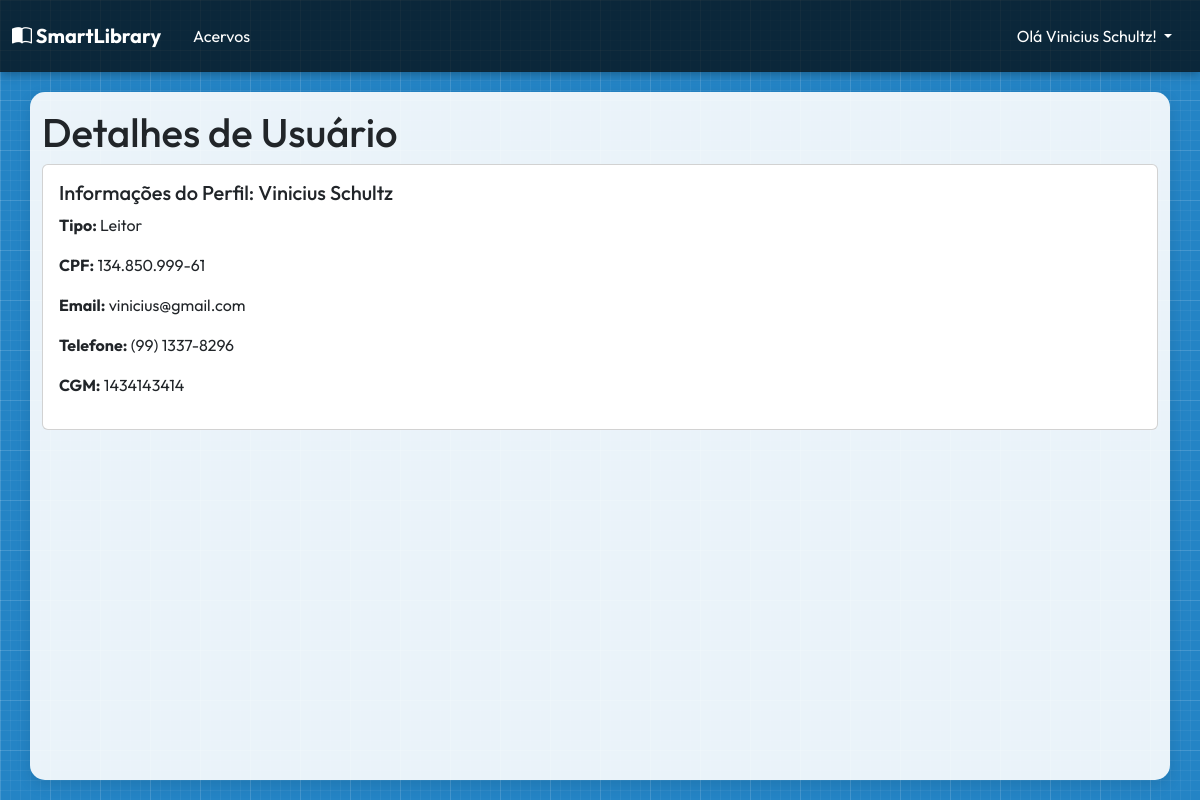
The page /user/detail/2 (signed in) on the database its author committed.
### user/models.py (models this page shows, shortened)
class User(AbstractUser):
    LEITOR = 0
    FUNCIONARIO = 1
    BIBLIOTECARIO = 2
    STATUS_ATIVO = 0
    STATUS_BLOQUEADO = 1
    STATUS_SUSPENSO = 2
    USERS_TYPES_LIST = [
        (LEITOR, "Leitor"),
        (FUNCIONARIO, "Funcionário"),
        (BIBLIOTECARIO, "Bibliotecário"),
    ]
    STATUS_CHOICES = [
        (STATUS_ATIVO, "Ativo"),
        (STATUS_BLOQUEADO, "Bloqueado"),
        (STATUS_SUSPENSO, "Suspenso"),
    ]
    type_user = models.PositiveSmallIntegerField(
        choices=USERS_TYPES_LIST, default=LEITOR, verbose_name="Tipo de Usuário"
    )
    status = models.PositiveSmallIntegerField(
        choices=STATUS_CHOICES, default=STATUS_ATIVO, verbose_name="Status"
    )
    last_modified_by = models.ForeignKey(
        "self",
        on_delete=models.SET_NULL,
        null=True,
        blank=True,
        related_name="modifier",
    )
    username = models.CharField(
        max_length=150,
        unique=True,
        verbose_name="Nome Completo",
        validators=[validate_name],
        help_text="Digite seu nome e sobrenome com letra maiúscula no começo",
    )
    cpf = models.CharField(
        max_length=11,
        unique=True,
        verbose_name="CPF",
        validators=[MinLengthValidator(11), validate_cpf],
        help_text="Não use pontos nem traços",
    )
    phone = models.CharField(
        max_length=11,
        verbose_name="Telefone",
        validators=[MinLengthValidator(10), validate_phone],
        help_text="Digite seu número de celular ou telefone fixo, adicione também seu DDD.",
    )
    cgm = models.CharField(
        max_length=10,
        blank=True,
        null=True,
        unique=True,
        verbose_name="CGM",
        validators=[validate_cgm],
        help_text="Código Geral de Matrícula (10 dígitos)",
    )
    USERNAME_FIELD = "username"
    REQUIRED_FIELDS = ["email", "phone", "cpf"]
    class Meta:
        verbose_name = "Usuário"
        verbose_name_plural = "Usuários"
        ordering = ["type_user", "username"]
    def __str__(self):
        return self.username
    def phone_formatted(self):
        phone = self.phone
        if len(phone) == 11:
            return f"({phone[:2]}) {phone[2:7]}-{phone[7:]}"
        return f"({phone[:2]}) {phone[2:6]}-{phone[6:]}"
    def cpf_formatted(self):
        cpf = self.cpf
        return f"{cpf[:3]}.{cpf[3:6]}.{cpf[6:9]}-{cpf[9:]}" if cpf else ""

### user/views.py (the view)
# urls.py: path("detail/<str:pk>", UserDetailView.as_view(), name="user_detail"),
class UserDetailView(LoginRequiredMixin, DetailView):
    model = User

### user/templates/user/user_detail.html (shortened to what this page needs)
{% extends "base.html" %}
{% block main_content %}
<h1>Detalhes de Usuário</h1>
<div class="card mb-4">
        <div class="card-body">
            <h5 class="card-title">Informações do Perfil: {{user.username}}</h5>
            <p><strong>Tipo:</strong> {{user.get_type_user_display}}</p>
            <p><strong>CPF:</strong> {{user.cpf_formatted}}</p>
            <p><strong>Email:</strong> {{user.email}}</p>
            <p><strong>Telefone:</strong> {{user.phone_formatted}}</p>
            {% if user.cgm %}<p><strong>CGM:</strong> {{user.cgm}}</p>{% endif %}
        </div>
    </div>
{% endblock main_content %}

### templates/base.html (shortened to what this page needs)
{% load static %}
<!DOCTYPE html>
<html lang="pt-br">
<head>
    <link href="https://cdn.jsdelivr.net/npm/bootstrap@5.3.6/dist/css/bootstrap.min.css" rel="stylesheet">
    <link rel="stylesheet" href="{% static "css/style.css" %}">
</head>
<body>
    <header>
        <nav class="navbar navbar-expand-lg" data-bs-theme="dark" style="width: 100%;">
        <div class="container-fluid">
                <div class="logo">
                    <a class="navbar-brand" href="{% url "home_page" %}"><i class="bi bi-book-half"></i> SmartLibrary</a>
                </div>
                <div class="collapse navbar-collapse" id="navbarNavDropdown">
                    <ul class="navbar-nav flex-fill">
                        {% if user.is_authenticated %}
                                <li class="nav-item p-2"><a class="nav-link active button-jump" aria-current="page" href="{% url "collection_item_list" %}">Acervos</a></li>
                        {% endif %}
                    </ul>
                    <ul class="navbar-nav ms-auto">
                        {% if not user.is_authenticated %}
                            <li class="nav-item p-2">
                                <a class="nav-link active button-jump" href="{% url "user_login" %}"><i class="bi bi-person-circle"></i> Entrar</a>
                            </li>
                        {% else %}
                            <li class="nav-item dropdown p-2">
                                <a class="nav-link dropdown-toggle text-white" href="#" role="button" data-bs-toggle="dropdown" aria-expanded="false">
                                    Olá {{ user }}!
                                </a>
                            </li>
                        {% endif %}
                    </ul>
                </div>
            </div>
        </nav>
    </header>
    <main class="container">
        {% block main_content %}
        {% endblock main_content %}
    </main>
</body>
</html>

### static/css/style.css (style rules this page uses)
* { font-family: "Outfit", sans-serif; }
:root { --primary-color: #2484c5; --secondary-color: #f8f9fa; }
body { min-height: 100vh; margin: 0; background-color: var(--primary-color); background-image: linear-gradient(rgba(255, 255, 255, 0.1) 1px, transparent 1px), linear-gradient(90deg, rgba(255, 255, 255, 0.1) 1px, transparent 1px), linear-gradient(rgba(255, 255, 255, 0.05) 1px, transparent 1px), linear-gradient(90deg, rgba(255, 255, 255, 0.05) 1px, transparent 1px); background-size: 50px 50px, 50px 50px, 10px 10px, 10px 10px; position: relative; overflow-x: hidden; display: flex; flex-direction: column; font-family: 'Segoe UI', Tahoma, Geneva, Verdana, sans-serif; }
header { background-color: rgba(0, 0, 0, 0.7); color: white; box-shadow: 0 2px 10px rgba(0, 0, 0, 0.3); display: flex; justify-content: space-between; align-items: center; }
.logo { font-size: 1.5rem; font-weight: bold; display: flex; align-items: center; gap: 10px; }
main { flex: 1; padding: 1rem 2rem; background-color: rgba(255, 255, 255, 0.9); margin: 20px; border-radius: 15px; box-shadow: 0 5px 15px rgba(0, 0, 0, 0.1); }
.button-jump { transition: transform 0.3s ease, box-shadow 0.3s ease; }

### rows shown on the page
User: username "Vinicius Schultz", type_user "Leitor", cpf_formatted "134.850.999-61", email "vinicius@gmail.com", phone_formatted "(99) 1337-8296", cgm "1434143414"
